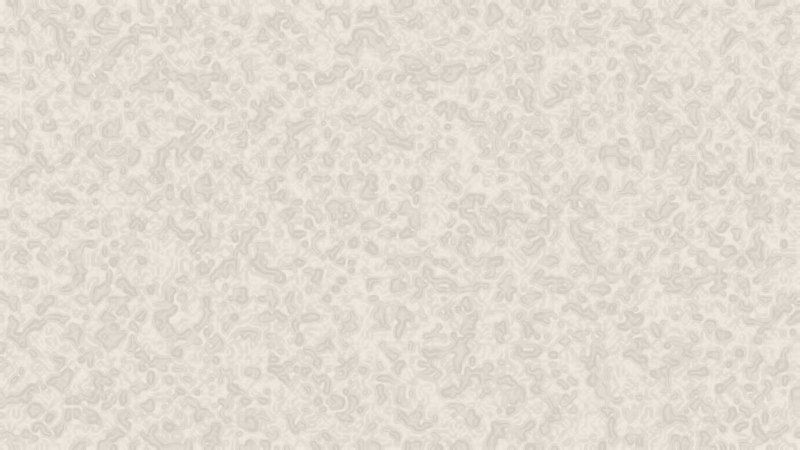
#> input picture SherpaTensing/bg-day-climb.jpg, 1600 x 900 px (shown at 1/2 size)
$ python -i build_sherpa.py   (imports and definitions only)
#> lines starting #> are read from the running program, lines starting #| are printed output that depends on the picture
# -*- coding: utf-8 -*-
"""Sherpa Tensing — the 25 camps, descents and clouds as 16:9 decks.

One builder for the whole family, driven by `sherpa/content/<slug>.json` (the
inventory `sherpa/extract.py` lifted out of the scrolling pages on 2026-09-22)
and `sherpa/i18n/<slug>.json` (the German and Spanish, the activation stage
and the cover line, authored per page).

    py lesson-template/build/build_sherpa.py            # every page
    py lesson-template/build/build_sherpa.py camp-03    # one
    py lesson-template/build/build_sherpa.py --list     # the slugs

What the scrolling pages were, and what changed in the conversion:

  * **Twenty-six scrolling reference pages, hand-maintained, patched by
    thirteen clone-and-patch builders** that sliced the live HTML of one camp
    to make the next (`build_c10.py` cut camp seven; `build_camp5.py` cut camp
    three; the descents cut whatever `build_c10` produced). Four camps had no
    builder at all. Every one of the 26 failed the six rules: no deck, no hero,
    no derived palette, no language switcher on 24 of them, and — the gap
    COURSES.md calls the largest in the catalogue — **no activation stage
    anywhere.** A learner could finish the entire tense system of English
    without producing a sentence.

  * **Nothing pedagogical is dropped.** Every rule card, form card, table,
    signal list, diagram, panel example and quiz item is here, in the same
    order the page taught it. The bespoke SVG diagrams — the best thing in the
    family — sit on the briefing slide and again on the interactive slide
    (HOUSE-STYLE §10: keep them). The click-to-reveal panels are shown open,
    side by side, so nothing waits behind a click that a projector cannot
    make.

  * **The eight passive_kit descents shipped with EMPTY interactive panels.**
    `passive_kit.build()` wrote `var exA = [\\n\\n];` into every page and then
    tried to fill it with a string replace that never matched, so two panel
    headings stood over nothing on the live site, on all eight, since they
    were built. The sentences were in the builders all along (`panelA` /
    `panelB`); the extractor recovers them and they are on the slides now.

  * **32 quiz items keyed the longest option** (HOUSE-STYLE §7, checked by
    `assert_no_key_is_longest` and by `check-lesson.js`). Twenty-six of them
    are on the three perfect-continuous camps, where the key is a five-word
    form against three-word distractors — a learner who has never opened the
    camp scores by picking the longest. Fixed per page in
    `sherpa/i18n/<slug>.json` under `quiz`, always by lengthening the
    distractors and never by touching the key.

  * **Grammar tokens now go in CAPS on the form cards** — `subject + WAS /
    WERE + verb-ING`, not `subject + was / were + -ing`. It is Innes's
    hardwired rule for learner-facing rules (see the Block Camp builders) and
    the family predated it. `caps_formula()` does it mechanically and only on
    a body that is a formula (one with ` + ` in it); prose bodies are left.

  * **The nine-language example translations are kept, not shown.** The old
    pages had an "Examples in: DE ES FR …" bar over `EX_TR`. The deck engine's
    gloss mechanism (`NARRATIVE_TR` + `.gloss[data-tr]`) shows a Translate
    button under an example in whatever language the deck is switched to —
    so German and Spanish work today, and the other seven light up the moment
    a later pass completes their `UI_I18N`. The data is in the page either
    way. Camps one and two's old eight-language UI strings are preserved in
    `content/<slug>.json` under `i18n` for that pass.

  * **The route map still works.** Each deck records its best score to
    `sherpa.progress.v1` in localStorage under the same id the scrolling page
    used, so the map's locks and counters read the decks exactly as they read
    the pages. The active/passive twin link and the way back to the map are
    on the results slide.

Artwork is `SherpaTensing/` — `hero-<slug>.jpg` per page and one texture per
section role (`bg-day-briefing.jpg`, `bg-day-climb.jpg`, …), one set for both
faces since 2026-09-24: each deck dyes it in its own colour. The colours come
from the route map (`colour_key`), not from the pictures. The set shipped
first is interim, generated by `sherpa/interim_art.py`; the commission that
replaces it is `docs/ARTWORK-sherpa-tensing.md`, slot for slot, same
filenames.
"""
import html as _html
import importlib.util
import json
import os
import re
import sys

HERE = os.path.dirname(os.path.abspath(__file__))
sys.path.insert(0, HERE)
import deck as D                      # noqa: E402
from chrome_i18n import CHROME       # noqa: E402
sys.path.insert(0, os.path.join(HERE, 'sherpa'))
from chrome import SH_CHROME, PL_CHROME, LANG_LABELS   # noqa: E402

ROOT = os.path.dirname(os.path.dirname(HERE))
TPL = os.path.join(ROOT, 'lesson-template', 'lesson-template.html')
CONTENT = os.path.join(HERE, 'sherpa', 'content')
I18N = os.path.join(HERE, 'sherpa', 'i18n')
F = 'SherpaTensing'
LANGS = ('en', 'de', 'es')
# every language a Sherpa deck may carry, in switcher order; a page offers
# the ones its i18n file has a block for
ALL_LANGS = ('en', 'de', 'es', 'fr', 'it', 'pl', 'ru', 'zh')


def chrome_for(code):
    return PL_CHROME if code == 'pl' else CHROME[code]

LIFT = ['btnStart', 'btnCheck', 'btnNext', 'btnRestart', 'scoreLabel', 'slideOf',
        'fbCorrect', 'fbWrong', 'fbAnswer', 'actEyebrow', 'actSpeakKind',
        'btnCopy', 'btnCopied', 'wordCount', 'ledDp', 'ledTime',
        'ledClues', 'actSpeakWord', 'actWriteWord', 'resNext']

# section id -> the texture role its background wears
ROLE = {'rules': 'briefing', 'form': 'building', 'signals': 'markers',
        'quiz': 'climb', 'results': 'climb', 'activate': 'view'}


# [13 lines left out: functions role_of, _palette_tool, not called in this run]


ROUTE_MAP = os.path.join(ROOT, 'sherpa-tensing-route-map.html')
WHITE = (255, 255, 255)
_KEY = {}


# [32 lines left out: function colour_key, not called in this run]


# ── the inside field: one neutral texture set, dyed by the deck's colour ──
TEX_ROLES = ('briefing', 'building', 'fork', 'markers', 'stage', 'climb', 'view')
BG_OPACITY = 0.85        # the texture, multiplied onto --void
TEX_CONTRAST = 1.15      # the filter's contrast() on the texture
_FLOOR = []


# [204 lines left out: functions texture_floor, key_palette, not called in this run]


def quiet_side(hero_path):
    """'left' or 'right': the half of the picture the card should cover.

    A card in the middle hides exactly what a Sherpa picture is about (the
    ripples on the tarn, the tent on the ledge, the cairn), because the
    prompts put the subject low and off centre. So the card sits on the
    quieter half, measured the way check-negative-space.py measures a text
    column: edge energy in the band the card covers, left 55% against right
    55%. The subject stays in view whichever side it was painted on, and a
    replaced picture moves its card on the next build with no one deciding.
    """
#> called with hero_path = '../../SherpaTensing/bg-day-climb.jpg'
    from PIL import Image, ImageFilter
    im = Image.open(hero_path).convert('L')
    im = im.resize((320, max(1, round(320 * im.height / im.width))))
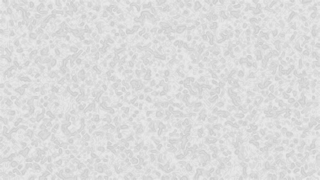
#> im: PIL image 320x180 L; min 204, max 235, mean 220.1
    e = im.filter(ImageFilter.FIND_EDGES)
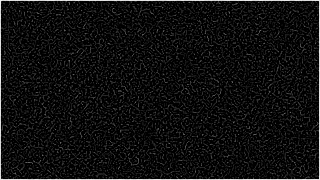
#> e: PIL image 320x180 L; min 0, max 235, mean 15.2
    w, h = e.size
#> w = 320; h = 180
    band = lambda x0, x1: sum(e.crop((x0, int(h * 0.18), x1, int(h * 0.86))).tobytes())
    return 'left' if band(0, int(w * 0.55)) <= band(int(w * 0.45), w) else 'right'


# [33 lines left out: function cover_slide, not called in this run]


# ── grammar tokens in CAPS ────────────────────────────────────────────
AUX = {'am', 'is', 'are', 'was', 'were', 'be', 'been', 'being', 'have', 'has',
       'had', 'do', 'does', 'did', 'will', 'shall', 'not', 'going', 'to',
       'used', 'use', 'would', 'get', 'got', 'getting', "won't", "didn't",
       "haven't", "hasn't", "hadn't", "wasn't", "weren't", "isn't", "aren't",
       "don't", "doesn't", 'by'}
PHRASES = [('past participle', 'PAST PARTICIPLE'), ('base verb', 'BASE VERB'),
           ('past form', 'PAST FORM'), ('infinitive', 'INFINITIVE'),
           ('participle', 'PARTICIPLE'), ('verb-ing', 'verb-ING'),
           ('-ing', '-ING'), ('-ed', '-ED'), ('-es', '-ES')]


# [24 lines left out: function caps_formula, not called in this run]


# ── strings ───────────────────────────────────────────────────────────
def kid(sid):
    return sid.replace('-', '_')


def is_forms_table(t):
    """A table whose every cell is an English form stays English."""
    return t['head'][0] in ('Subject', 'Base', 'Infinitive')


# [77 lines left out: function en_strings, not called in this run]


LEVELS = {'camp-01': 'A2', 'camp-02': 'A2', 'camp-03': 'A2', 'camp-04': 'B1',
          'camp-05': 'A2', 'camp-06': 'A2', 'camp-07': 'A2', 'camp-08': 'B1',
          'camp-09': 'B1', 'camp-10': 'B2', 'camp-11': 'B2', 'camp-12': 'B2',
          'camp-13': 'C1', 'descent-01': 'B1', 'descent-02': 'A2',
          'descent-03': 'B1', 'descent-04': 'B1', 'descent-07': 'B1',
          'descent-08': 'B2', 'descent-09': 'B1', 'descent-10': 'B2',
          'descent-12': 'C1', 'cloud-used-to': 'A2', 'cloud-be-used-to': 'B1',
          'cloud-causative': 'B2'}
NUMBER_WORDS = {1: 'one', 2: 'two', 3: 'three', 4: 'four', 5: 'five', 6: 'six',
                7: 'seven', 8: 'eight', 9: 'nine', 10: 'ten', 11: 'eleven',
                12: 'twelve', 13: 'thirteen'}


# [278 lines left out: functions level_chip, tune_svg, head_html, section, gloss_p, card_html and 10 more, not called in this run]


LENIENT = False     # --en-only sweeps report the longest-key items instead of stopping


# [63 lines left out: functions mc_slides, results_slide, tail_script, not called in this run]


EXAMPLE_TR_JS = '''
<script>
(function(){
  var TR = __TR__;
  var NAMES = {de:"Deutsch", es:"Español", fr:"Français", it:"Italiano", pt:"Português",
               ru:"Русский", ar:"العربية", zh:"中文", ja:"日本語"};
  var sel = document.getElementById("shExLang");
  if (!sel) return;
  var lang = "";
  sel.add(new Option(t("navExOff"), ""));
  Object.keys(TR).forEach(function(l){ sel.add(new Option(NAMES[l] || l, l)); });
  function set(l){
    lang = l; sel.value = l;
    document.documentElement.dataset.shex = l ? "on" : "off";
    document.querySelectorAll(".sh-tr").forEach(function(x){ x.remove(); });
  }
  function relabel(){ sel.options[0].text = t("navExOff"); sel.title = t("navExHint"); }
  sel.addEventListener("change", function(){ set(sel.value); });
  document.addEventListener("click", function(e){
    var ex = e.target.closest(".sh-ex[data-tr]");
    if (!ex || !lang) return;
    var next = ex.nextElementSibling;
    if (next && next.classList.contains("sh-tr")) { next.remove(); return; }
    var txt = (TR[lang] || {})[ex.getAttribute("data-tr")];
    if (!txt) return;
    var p = document.createElement("p");
    p.className = "sh-tr"; p.textContent = txt;
    if (lang === "ar") p.dir = "rtl";
    ex.after(p);
  });
  var ui = document.getElementById("langSelect");
  if (ui) ui.addEventListener("change", function(){
    relabel();
    set(TR[ui.value] ? ui.value : "");
  });
  relabel(); set("");
})();
</script>
'''


# [26 lines left out: functions example_tr, deck_bar_links, not called in this run]


EXTRA_CSS = '''
/* ── Sherpa Tensing ─────────────────────────────────────────────── */
.sh-card { padding: 22px 24px; }
.sh-card .prose { font-size: 19px; line-height: 1.45; }
.sh-card .prose strong { font-size: 19px; }
.sh-body { margin-top: 8px !important; font-size: 17.5px !important; }
.sh-ex { margin-top: 10px !important; font-size: 15.5px !important; line-height: 1.45 !important; }
.sh-note { font-size: 17px; line-height: 1.5; margin-bottom: 14px; max-width: 62em; }
.sh-after { font-size: 16.5px; line-height: 1.5; margin-top: 14px; }
.sh-lede { font-size: 21px; line-height: 1.6; }
.sh-links a { color: var(--accent-bright); text-decoration: none; border-bottom: 1px solid var(--border); }
.sh-list { margin: 8px 0 0; padding-left: 20px; font-size: 16.5px; line-height: 1.5; color: var(--text); }
.sh-list li + li { margin-top: 3px; }
.sh-list.sh-panel { list-style: none; padding-left: 0; }
.sh-list.sh-panel li { padding-left: 18px; position: relative; }
.sh-list.sh-panel li::before { content: '\\2014'; position: absolute; left: 0; color: var(--accent); }
.sh-list em { font-style: normal; color: var(--accent-bright); font-weight: 600; }
.sh-svgcard { padding: 14px 16px; --paper: var(--surface); }
.sh-svg { width: 100%; height: auto; display: block; }
.sh-img { width: 100%; height: auto; max-height: 420px; object-fit: contain; display: block; }
.sh-svg .dg-reveal, .sh-svg .dg-reveal-1 { opacity: 1; }
.sh-svg .diagram-caption { font-family: var(--font-sans); font-weight: 700; font-size: 15px; letter-spacing: .04em; }
.sh-stage .sh-svgcard { max-width: 760px; margin: 0 auto; width: 100%; }
.sh-tcard { padding: 6px 10px; }
.sh-table { width: 100%; border-collapse: collapse; font-size: 17px; line-height: 1.4; }
.sh-table th { font-family: var(--font-mono); font-size: 11.5px; letter-spacing: .12em; text-transform: uppercase;
               color: var(--accent-bright); text-align: left; padding: 9px 12px; border-bottom: 1px solid var(--border); }
.sh-table td { padding: 8px 12px; border-bottom: 1px solid color-mix(in srgb, var(--border) 55%, transparent); vertical-align: top; color: var(--text); }
.sh-table tr:last-child td { border-bottom: 0; }
.sh-table td:first-child { color: var(--accent-bright); font-weight: 600; }
.sh-table em { font-style: normal; color: var(--accent-bright); font-weight: 600; }
.sh-example { margin-top: 14px; font-size: 18px; line-height: 1.5; }
.sh-pull { font-size: 21px; line-height: 1.6; }
.sh-brief .sh-svgcard { align-self: center; }
html[data-shex="on"] .sh-ex[data-tr] { cursor: pointer; text-decoration: underline dotted;
  text-decoration-color: var(--accent); text-underline-offset: 4px; }
.sh-tr { margin-top: 5px; padding-left: 10px; border-left: 2px solid var(--accent);
  font-size: 15px; line-height: 1.4; color: var(--text); }
.sh-nav { font-family: var(--font-mono); font-size: 12px; color: var(--text-dim); white-space: nowrap;
  text-decoration: none; padding: 6px 10px; border-radius: 6px; background: var(--scrim);
  border: 1px solid color-mix(in srgb, var(--border) 70%, transparent); }
.sh-nav:hover { color: var(--accent-bright); border-color: var(--accent); }
.stage.on-cover .sh-nav, .stage.on-cover .sh-exsel { visibility: hidden; }
.sh-freq { justify-content: flex-start; }

/* ── the cover: one card, the tense leads ── */
.slide[data-type="cover"] .cover-inner.sh-cover-left  { align-items: flex-start; padding-left: 64px; }
.slide[data-type="cover"] .cover-inner.sh-cover-right { align-items: flex-end;   padding-right: 64px; }
.slide[data-type="cover"] .sh-cover {
  width: 610px; box-sizing: border-box;
  padding: 30px 46px 32px; border-radius: 22px;
  display: flex; flex-direction: column; align-items: flex-start; text-align: left;
  background: color-mix(in srgb, var(--cover-card) 94%, transparent);
  color: var(--cover-ink);
  box-shadow: 0 22px 70px color-mix(in srgb, var(--text) 26%, transparent);
  --logo-mark: var(--title-ink); --logo-word: var(--cover-ink);
}
.slide[data-type="cover"] .sh-cover--active { border-top: 12px solid var(--key); }
.slide[data-type="cover"] .sh-cover .fe-logo { width: 190px; }
.slide[data-type="cover"] .sh-cover .cover-title,
.slide[data-type="cover"] .sh-cover .cover-sub {
  background: none; box-shadow: none; text-shadow: none; color: var(--cover-ink);
  margin-inline: 0; padding-inline: 0;
}
.slide[data-type="cover"] .sh-cover .sh-kicker {
  font-family: var(--font-mono); font-size: 13px; letter-spacing: .22em;
  text-transform: uppercase; margin-top: 18px; opacity: .85;
}
.slide[data-type="cover"] .sh-cover .cover-title.sh-tense {
  color: var(--title-ink); font-size: 58px; line-height: 1.04; margin-top: 8px; text-wrap: balance;
}
.sh-cover .sh-mark {
  padding: 0 .14em; -webkit-box-decoration-break: clone; box-decoration-break: clone;
  background: linear-gradient(180deg, transparent 56%, var(--title-mark) 56%,
                              var(--title-mark) 94%, transparent 94%);
}
.slide[data-type="cover"] .sh-cover .sh-line {
  font-family: var(--font-display); font-style: italic; font-weight: 600;
  font-size: 27px; line-height: 1.2; letter-spacing: 0; margin-top: 12px;
}
.slide[data-type="cover"] .sh-cover .sh-sub { font-size: 17px; line-height: 1.45; margin-top: 10px; }
.sh-cover-foot { display: flex; align-items: center; gap: 16px; margin-top: 24px; }
.sh-cover .chip { background: transparent; color: var(--cover-ink);
  border-color: color-mix(in srgb, var(--cover-ink) 40%, transparent); }
/* The card carries the text, so the cover does not need the template's
   centre scrim: the picture is shown as it is. */
html:root .stage.on-cover .bg-layer::after { background: none; }

/* The colour's own button: the map's pairing where it reads (yellow with
   dark ink), the deck's accent where it does not. */
html:root .btn-solid { background: var(--btn-bg); color: var(--btn-ink); border-color: var(--btn-bg); }
html:root .btn-solid:hover { background: var(--btn-bg); border-color: var(--btn-bg); filter: brightness(1.07); }

/* ── the inside field ──
   One neutral texture set serves both faces. It is multiplied onto --void
   in greyscale, so it can only shade the colour, never change it: a pale
   wash of the colour on a camp, the colour itself on a descent, with the
   pattern showing in both. Before this the descents showed a dark texture
   at a quarter strength over the colour, which read as a flat field;
   Innes: "the passive doesn't have any pattern on it". The builder measures
   the worst tile this can produce under a plate (key_palette). */
.bg-layer { background: var(--void); }
.stage:not(.on-cover) .bg-layer::before { mix-blend-mode: multiply; filter: grayscale(1) contrast(1.15); }
html:root, html:root[data-theme="light"] { --bg-opacity: 0.85; --wash-mid: transparent;
  --wash-edge: color-mix(in srgb, var(--surface) 30%, transparent); }
'''


# ── i18n module shim for deck.assemble() ─────────────────────────────
class I18nModule:
    def __init__(self, T):
        self.T = T

    # [8 lines left out: function render, not called in this run]


STUB = dict(coverSub='Stub cover line', actTitle='Stub activation', actUse='Use these',
            actSpeakBrief='Stub', actSpeak1='Stub one', actSpeak2='Stub two', actSpeak3='Stub three',
            actWriteKind='Writing', actWriteBrief='Stub brief', actPlaceholder='Stub')


# [112 lines left out: functions load_i18n, build, not called in this run]


def slugs():
    return sorted(f[:-5] for f in os.listdir(CONTENT) if f.endswith('.json'))


# [11 lines not run here, left out]

>>> result = quiet_side('../../SherpaTensing/bg-day-climb.jpg')
#> result = 'right'
